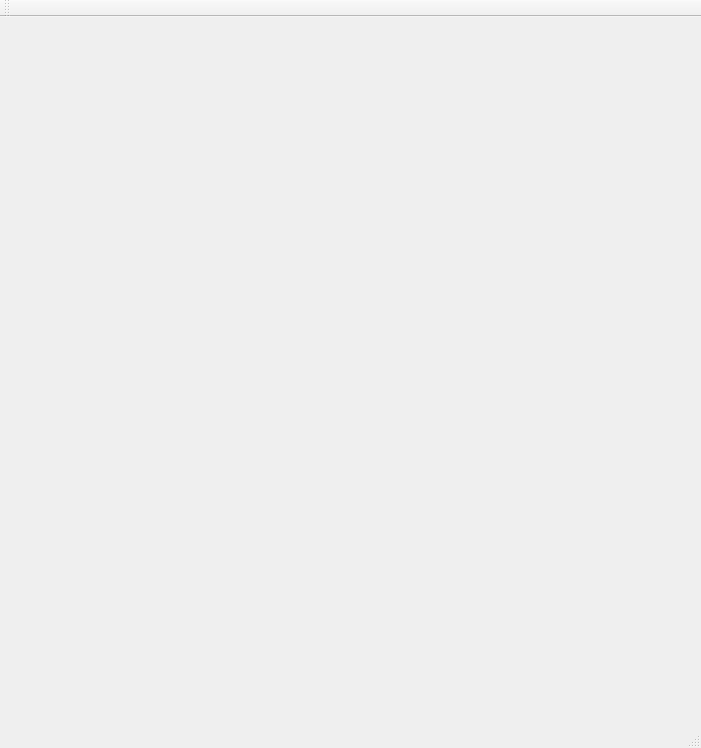
<?xml version="1.0" encoding="UTF-8"?>
<ui version="4.0">
 <class>QCellView</class>
 <widget class="QMainWindow" name="QCellView">
  <property name="geometry">
   <rect>
    <x>0</x>
    <y>0</y>
    <width>701</width>
    <height>748</height>
   </rect>
  </property>
  <property name="windowTitle">
   <string>QCellView</string>
  </property>
  <widget class="QWidget" name="centralWidget">
   <widget class="QLabel" name="label_Img">
    <property name="geometry">
     <rect>
      <x>10</x>
      <y>10</y>
      <width>680</width>
      <height>680</height>
     </rect>
    </property>
    <property name="text">
     <string/>
    </property>
   </widget>
  </widget>
  <widget class="QMenuBar" name="menuBar">
   <property name="geometry">
    <rect>
     <x>0</x>
     <y>0</y>
     <width>701</width>
     <height>26</height>
    </rect>
   </property>
  </widget>
  <widget class="QToolBar" name="mainToolBar">
   <attribute name="toolBarArea">
    <enum>TopToolBarArea</enum>
   </attribute>
   <attribute name="toolBarBreak">
    <bool>false</bool>
   </attribute>
  </widget>
  <widget class="QStatusBar" name="statusBar"/>
 </widget>
 <layoutdefault spacing="6" margin="11"/>
 <resources/>
 <connections/>
</ui>
